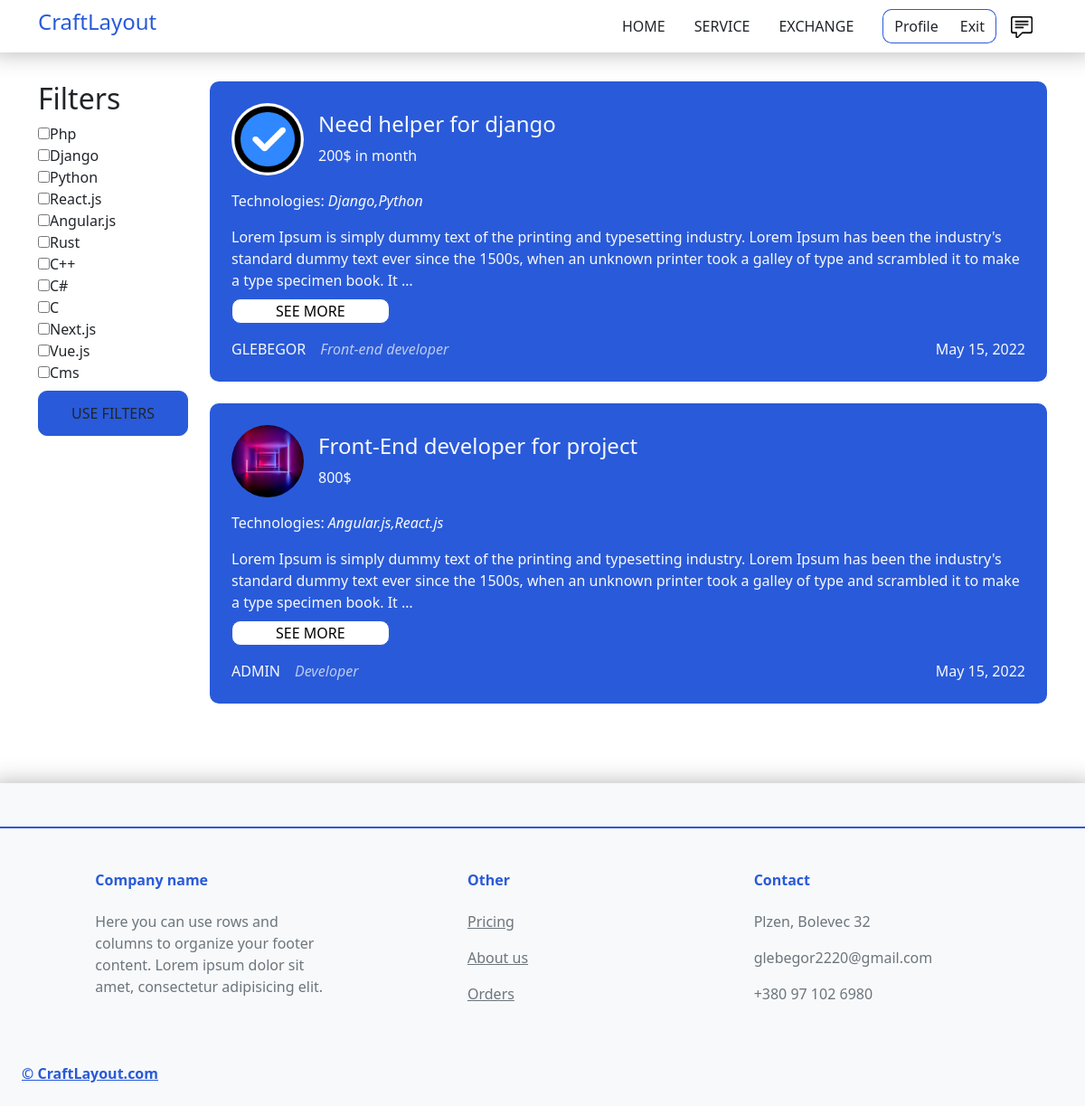
The app's page /exchange/ (signed in) with its own data.
### exchange/models.py (models this page shows, shortened)
class Exchange(models.Model):
    user = models.ForeignKey(User, on_delete=models.CASCADE)
    title = models.CharField(max_length=255)
    salary = models.CharField(default='Agreements' ,max_length=255)
    text = models.TextField()
    technologies = models.CharField(max_length=255, default=' ')
    date = models.DateField(default=timezone.now)
    id = models.AutoField(primary_key=True)

### users/models.py (models this page shows, shortened)
class Profile(models.Model):
    user = models.OneToOneField(User, on_delete=models.CASCADE)
    Avatar = models.ImageField(default='default.png', upload_to='avatarks')
    banner = models.ImageField(default='default.png', upload_to='banners')
    position = models.CharField(default='Developer', max_length=150)

### exchange/views.py (the view)
# urls.py: path('exchange/', exchViews.exchangePage, name='exchange'),
def exchangePage(request):
    orders = Exchange.objects.all()
    context = {'data': orders}
    return render(request, 'exchange/exchange.html', context)

### exchange/templates/exchange/exchange.html (shortened to what this page needs)
{% extends 'services/main-layout.html' %}
{% block content%}
<div style="min-height: 640px;" class='container'>
    <div class="mt-2 row">
        <div class="col-2">
            <div class="my-4">
                <h2>Filters</h2>
                <input class="inputCheckTehc" type="checkbox" value="Php">Php</input></br>
                <input class="inputCheckTehc" type="checkbox" value="Django">Django</input></br>
                <input class="inputCheckTehc" type="checkbox" value="Python">Python</input></br>
                <input class="inputCheckTehc" type="checkbox" value="React.js">React.js</input></br>
                <input class="inputCheckTehc" type="checkbox" value="Angular.js">Angular.js</input></br>
                <input class="inputCheckTehc" type="checkbox" value="Rust">Rust</input></br>
                <input class="inputCheckTehc" type="checkbox" value="C++">C++</input></br>
                <input class="inputCheckTehc" type="checkbox" value="C#">C#</input></br>
                <input class="inputCheckTehc" type="checkbox" value="C">C</input></br>
                <input class="inputCheckTehc" type="checkbox" value="Next.js">Next.js</input></br>
                <input class="inputCheckTehc" type="checkbox" value="Vue.js">Vue.js</input></br>
                <input class="inputCheckTehc" type="checkbox" value="Cms">Cms</input></br>
                <button class="btn my-2 flare-button">Use filters</button>
            </div>
        </div>
        <div class="col-10">
            {% for order in data%}
            <div class='orderExchange my-4 p-4 text-light'>
                <div class="d-flex pb-3 align-items-center">
                    <a href={% url 'profile' slugFil=order.user %}>
                        <img class="hoverLinkExch" style="width: 80px; height: 80px; border-radius: 50%;" src={{ order.user.profile.Avatar.url}}>
                    </a>
                    <div class="ms-3">
                        <div class="h4">{{ order.title}}</div>
                        <div class="">{{ order.salary}}</div>
                    </div>
                </div>
                <p class="techExchange">Technologies: <em class="">{{ order.technologies}}</em></p>
                <div class="">{{ order.text|truncatechars:250}}</div>
                <a href={{ order.id }}><button class="btnExchange text-uppercase my-2 px-5">See more</button></a>
                <div class="d-flex justify-content-between pt-2">
                    <div class="d-flex">
                        <div class="text-uppercase">{{ order.user|truncatechars:25}}</div>
                        <em class="ps-3" style="opacity: .7;">{{ order.user.profile.position|truncatechars:25}}</em>
                    </div>
                    <div class="">{{ order.date}}</div>
                </div>
            </div>
            {% endfor%}
        </div>
    </div>
</div>
{% endblock%}

### services/static/services/style.css (style rules this page uses)
body { margin: 0; font-family: 'Raleway', sans-serif; }
button { background-color: #fff; border: 1px solid #295AD9!important; border-radius: 10px!important; }
.flare-button { width: 100%; max-width: 280px; height: 50px; display: flex; justify-content: center; align-items: center; padding-top: 2px; margin-bottom: 30px; border: none; border-radius: 3px; font-size: 16px; font-weight: bold; text-align: center; text-transform: uppercase; background-color: #295AD9!important; cursor: pointer; text-decoration: none; position: relative; overflow: hidden; }
.flare-button:after { content: ""; display: block; width: 25px; height: 200px; margin-left: 50px; background: rgba(255, 255, 255, .4) 100%; left: -80px; top: -100px; z-index: 1; transform: rotate(45deg); position: absolute; animation: movingFlare 4s ease-out 1s infinite; }
.orderExchange { width: 100%; margin: 10px 0 auto; color: white; padding: 40px; border-radius: 10px; background-color: #295AD9; }
.hoverLinkExch { transition: .3s; }

### records on screen
Exchange: user.profile.Avatar (picture), title "Need helper for django", salary "200$ in month", technologies "Django,Python", text "Lorem Ipsum is simply dummy text of the printing and typesetting industry. Lorem Ipsum has been the industry's standard dummy text ever since the 1500s, when an unknown printer took a galley of type and scrambled it to make a type specimen book. It …", user "GLEBEGOR", user.profile.position "Front-end developer", date "May 15, 2022"
Exchange: user.profile.Avatar (picture), title "Front-End developer for project", salary "800$", technologies "Angular.js,React.js", text "Lorem Ipsum is simply dummy text of the printing and typesetting industry. Lorem Ipsum has been the industry's standard dummy text ever since the 1500s, when an unknown printer took a galley of type and scrambled it to make a type specimen book. It …", user "ADMIN", user.profile.position "Developer", date "May 15, 2022"
